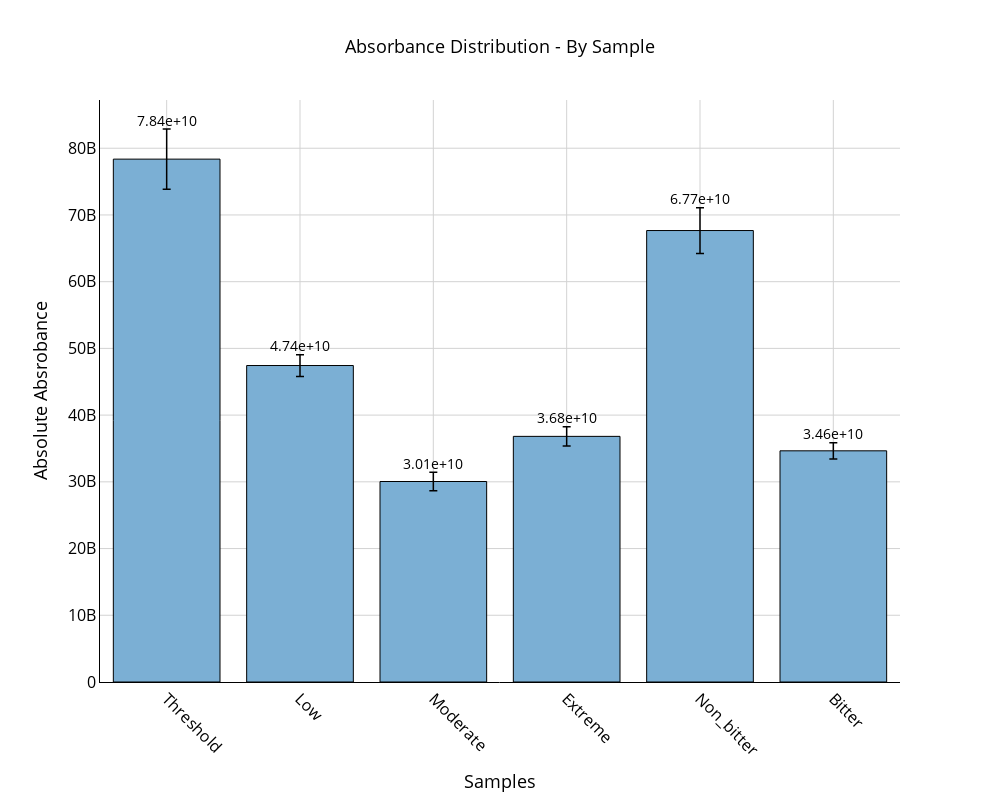
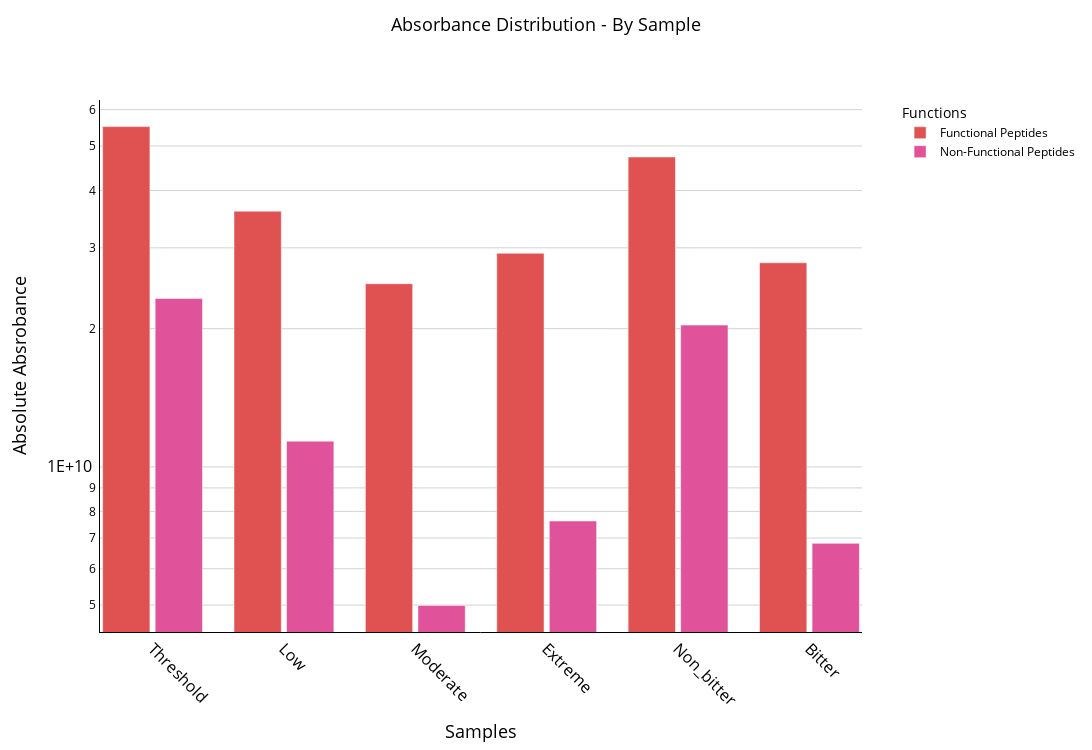
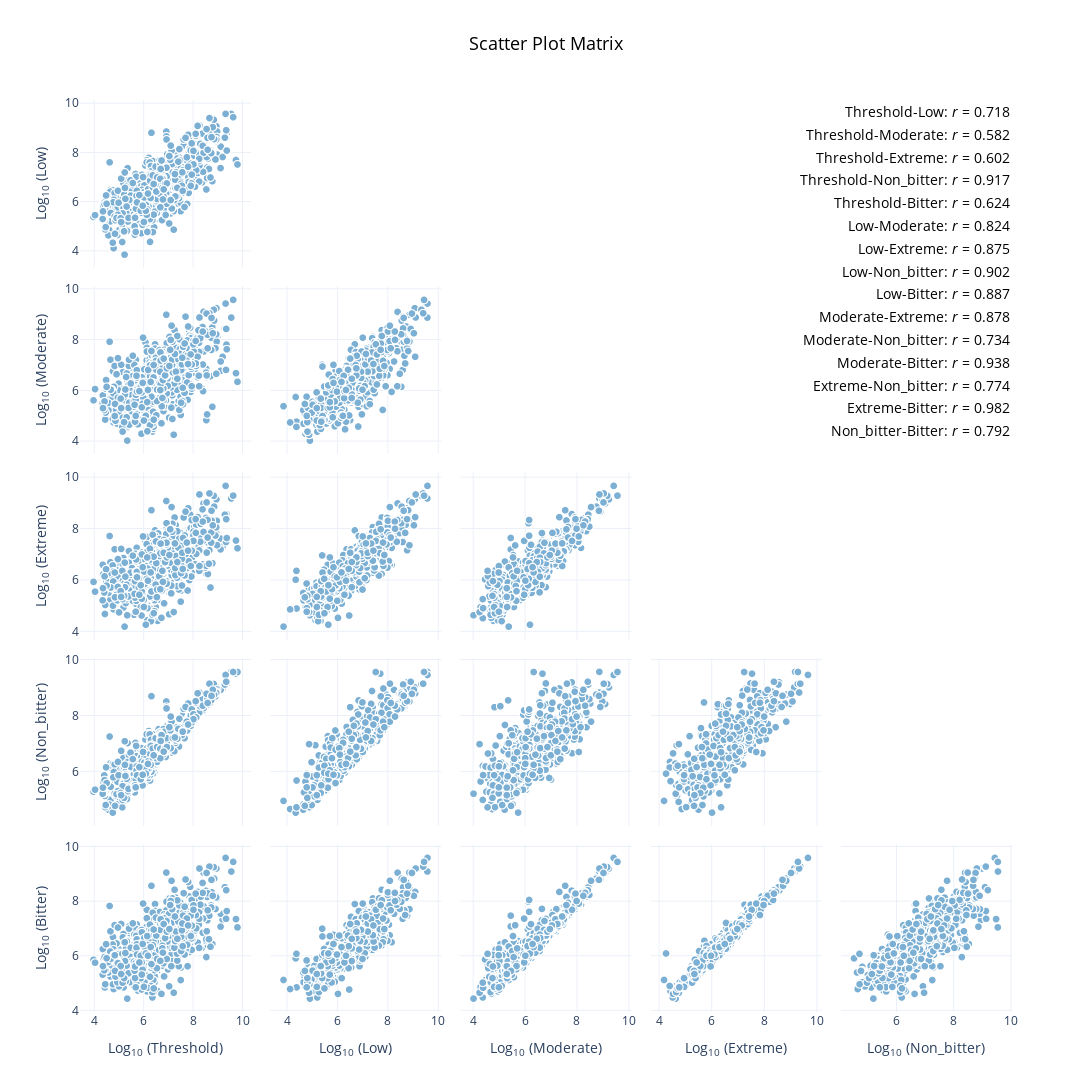

These figures' notebook cell, in order:
### Code cell
# Initialize the interface
data_transformer = DataTransformation()
data_transformer.setup_data_loading_ui()

# Create instances
data_handler = DataHandler(data_transformer)
data_handler.display_handler()

# Create Plotter
plotter = Plotter(data_transformer, data_handler)
plotter.display()

### Figure 1 — Plotly figure (JSON) as saved in the notebook; plotly's stock layout.template omitted (floating-point values rounded to 4 significant figures)
{"data": [{"error_y": {"array": [4502000000.0, 1629000000.0, 1373000000.0, 1454000000.0, 3427000000.0, 1227000000.0], "color": "#000000", "thickness": 1.5, "type": "data", "visible": true, "width": 4}, "hovertemplate": "Group: %{x}<br>Total Abundance: %{y:.2e}<br>SEM: %{error_y.array:.2e}<br><extra></extra>", "marker": {"color": "#7BAFD4", "line": {"color": "black", "width": 1}}, "name": "Total Absorbance", "type": "bar", "x": ["Threshold", "Low", "Moderate", "Extreme", "Non_bitter", "Bitter"], "y": [78370000000.0, 47430000000.0, 30050000000.0, 36820000000.0, 67670000000.0, 34650000000.0]}, {"hoverinfo": "none", "mode": "text", "showlegend": false, "text": ["7.84e+10", "4.74e+10", "3.01e+10", "3.68e+10", "6.77e+10", "3.46e+10"], "textfont": {"size": 14}, "textposition": "top center", "type": "scatter", "x": ["Threshold", "Low", "Moderate", "Extreme", "Non_bitter", "Bitter"], "y": [82870000000.0, 49060000000.0, 31420000000.0, 38270000000.0, 71090000000.0, 35880000000.0]}], "layout": {"font": {"color": "black"}, "height": 800, "margin": {"l": 100, "r": 100, "t": 100}, "showlegend": false, "title": {"font": {"color": "black", "size": 18}, "text": "Absorbance Distribution - By Sample", "x": 0.5, "xanchor": "center", "y": 0.95, "yanchor": "top"}, "width": 1000, "xaxis": {"gridcolor": "lightgray", "linecolor": "black", "linewidth": 1, "mirror": false, "showgrid": true, "showline": true, "tickangle": 45, "tickfont": {"size": 16}, "title": {"font": {"size": 18}, "text": "Samples"}, "zeroline": false}, "yaxis": {"gridcolor": "lightgray", "linecolor": "black", "linewidth": 1, "mirror": false, "showgrid": true, "showline": true, "tickfont": {"size": 16}, "title": {"font": {"size": 18}, "text": "Absolute Absrobance"}, "zeroline": false}}}

### Figure 2 — Plotly figure (JSON) as saved in the notebook; plotly's stock layout.template omitted (floating-point values rounded to 4 significant figures)
{"data": [{"hoverinfo": "text", "hovertext": ["Protein: Functional Peptides<br>Sample: Threshold<br>Summed Absorbance: 5.51e+10<br>Relative Contribution: 25.0%", "Protein: Functional Peptides<br>Sample: Low<br>Summed Absorbance: 3.61e+10<br>Relative Contribution: 16.3%", "Protein: Functional Peptides<br>Sample: Moderate<br>Summed Absorbance: 2.51e+10<br>Relative Contribution: 11.4%", "Protein: Functional Peptides<br>Sample: Extreme<br>Summed Absorbance: 2.92e+10<br>Relative Contribution: 13.2%", "Protein: Functional Peptides<br>Sample: Non_bitter<br>Summed Absorbance: 4.73e+10<br>Relative Contribution: 21.4%", "Protein: Functional Peptides<br>Sample: Bitter<br>Summed Absorbance: 2.78e+10<br>Relative Contribution: 12.6%"], "marker": {"color": "hsl(0.0,70%,60%)"}, "name": "Functional Peptides", "type": "bar", "width": 0.36, "x": [-0.2, 0.8, 1.8, 2.8, 3.8, 4.8], "y": [55100000000.0, 36060000000.0, 25060000000.0, 29190000000.0, 47300000000.0, 27830000000.0]}, {"hoverinfo": "text", "hovertext": ["Protein: Non-Functional Peptides<br>Sample: Threshold<br>Summed Absorbance: 2.33e+10<br>Relative Contribution: 31.3%", "Protein: Non-Functional Peptides<br>Sample: Low<br>Summed Absorbance: 1.14e+10<br>Relative Contribution: 15.3%", "Protein: Non-Functional Peptides<br>Sample: Moderate<br>Summed Absorbance: 4.99e+09<br>Relative Contribution: 6.7%", "Protein: Non-Functional Peptides<br>Sample: Extreme<br>Summed Absorbance: 7.62e+09<br>Relative Contribution: 10.2%", "Protein: Non-Functional Peptides<br>Sample: Non_bitter<br>Summed Absorbance: 2.04e+10<br>Relative Contribution: 27.4%", "Protein: Non-Functional Peptides<br>Sample: Bitter<br>Summed Absorbance: 6.81e+09<br>Relative Contribution: 9.2%"], "marker": {"color": "hsl(330.0,70%,60%)"}, "name": "Non-Functional Peptides", "type": "bar", "width": 0.36, "x": [0.2, 1.2, 2.2, 3.2, 4.2, 5.2], "y": [23270000000.0, 11380000000.0, 4992000000.0, 7623000000.0, 20360000000.0, 6814000000.0]}], "layout": {"barmode": "group", "height": 750, "hoverlabel": {"bgcolor": "white", "font": {"family": "Arial", "size": 12}}, "legend": {"font": {"color": "black", "size": 12}, "title": {"text": "Functions"}, "traceorder": "normal", "x": 1.05, "xanchor": "left", "y": 1, "yanchor": "top"}, "margin": {"l": 100, "r": 200, "t": 100}, "showlegend": true, "title": {"font": {"color": "black", "size": 18}, "text": "Absorbance Distribution - By Sample", "x": 0.5, "xanchor": "center", "y": 0.975, "yanchor": "top"}, "width": 1100, "xaxis": {"linecolor": "black", "linewidth": 1, "mirror": false, "showline": true, "tickangle": 45, "tickfont": {"color": "black", "size": 16}, "ticktext": ["Threshold", "Low", "Moderate", "Extreme", "Non_bitter", "Bitter"], "tickvals": [0, 1, 2, 3, 4, 5], "title": {"font": {"color": "black", "size": 18}, "text": "Samples"}}, "yaxis": {"exponentformat": "E", "gridcolor": "lightgray", "linecolor": "black", "linewidth": 1, "mirror": false, "showexponent": "all", "showgrid": true, "showline": true, "tickfont": {"color": "black", "size": 16}, "title": {"font": {"color": "black", "size": 18}, "text": "Absolute Absrobance"}, "type": "log", "zeroline": false}}}

### Figure 3 — Plotly figure (JSON) as saved in the notebook; plotly's stock layout.template omitted (floating-point values rounded to 4 significant figures; data arrays with more than 128 entries replaced by an {"elided": "..."} marker saying what was removed)
{"data": [{"customdata": {"elided": "759x3 str values"}, "diagonal": {"visible": false}, "dimensions": [{"label": "Log<sub>10</sub> (Threshold)", "values": {"elided": "759 float values"}}, {"label": "Log<sub>10</sub> (Low)", "values": {"elided": "759 float values"}}, {"label": "Log<sub>10</sub> (Moderate)", "values": {"elided": "759 float values"}}, {"label": "Log<sub>10</sub> (Extreme)", "values": {"elided": "759 float values"}}, {"label": "Log<sub>10</sub> (Non_bitter)", "values": {"elided": "759 float values"}}, {"label": "Log<sub>10</sub> (Bitter)", "values": {"elided": "759 float values"}}], "hovertemplate": "<b>Peptide ID:</b> %{customdata[0]}<br><b>Function:</b> %{customdata[1]}<br><b>Protein:</b> %{customdata[2]}<br><b>%{xaxis.title.text}:</b> %{x:.2f}<br><b>%{yaxis.title.text}:</b> %{y:.2f}<br><extra></extra>", "marker": {"color": "#7BAFD4", "line": {"color": "white", "width": 1}, "size": 8}, "name": "Correlation Matrix", "showlegend": false, "showupperhalf": false, "type": "splom"}], "layout": {"annotations": [{"align": "right", "bgcolor": "rgba(255, 255, 255, 0.0)", "font": {"color": "black", "size": 14}, "showarrow": false, "text": "Threshold-Low: <i>r</i> = 0.718", "x": 1, "xanchor": "right", "xref": "paper", "y": 1, "yanchor": "top", "yref": "paper"}, {"align": "right", "bgcolor": "rgba(255, 255, 255, 0.0)", "font": {"color": "black", "size": 14}, "showarrow": false, "text": "Threshold-Moderate: <i>r</i> = 0.582", "x": 1, "xanchor": "right", "xref": "paper", "y": 0.975, "yanchor": "top", "yref": "paper"}, {"align": "right", "bgcolor": "rgba(255, 255, 255, 0.0)", "font": {"color": "black", "size": 14}, "showarrow": false, "text": "Threshold-Extreme: <i>r</i> = 0.602", "x": 1, "xanchor": "right", "xref": "paper", "y": 0.95, "yanchor": "top", "yref": "paper"}, {"align": "right", "bgcolor": "rgba(255, 255, 255, 0.0)", "font": {"color": "black", "size": 14}, "showarrow": false, "text": "Threshold-Non_bitter: <i>r</i> = 0.917", "x": 1, "xanchor": "right", "xref": "paper", "y": 0.925, "yanchor": "top", "yref": "paper"}, {"align": "right", "bgcolor": "rgba(255, 255, 255, 0.0)", "font": {"color": "black", "size": 14}, "showarrow": false, "text": "Threshold-Bitter: <i>r</i> = 0.624", "x": 1, "xanchor": "right", "xref": "paper", "y": 0.9, "yanchor": "top", "yref": "paper"}, {"align": "right", "bgcolor": "rgba(255, 255, 255, 0.0)", "font": {"color": "black", "size": 14}, "showarrow": false, "text": "Low-Moderate: <i>r</i> = 0.824", "x": 1, "xanchor": "right", "xref": "paper", "y": 0.875, "yanchor": "top", "yref": "paper"}, {"align": "right", "bgcolor": "rgba(255, 255, 255, 0.0)", "font": {"color": "black", "size": 14}, "showarrow": false, "text": "Low-Extreme: <i>r</i> = 0.875", "x": 1, "xanchor": "right", "xref": "paper", "y": 0.85, "yanchor": "top", "yref": "paper"}, {"align": "right", "bgcolor": "rgba(255, 255, 255, 0.0)", "font": {"color": "black", "size": 14}, "showarrow": false, "text": "Low-Non_bitter: <i>r</i> = 0.902", "x": 1, "xanchor": "right", "xref": "paper", "y": 0.825, "yanchor": "top", "yref": "paper"}, {"align": "right", "bgcolor": "rgba(255, 255, 255, 0.0)", "font": {"color": "black", "size": 14}, "showarrow": false, "text": "Low-Bitter: <i>r</i> = 0.887", "x": 1, "xanchor": "right", "xref": "paper", "y": 0.8, "yanchor": "top", "yref": "paper"}, {"align": "right", "bgcolor": "rgba(255, 255, 255, 0.0)", "font": {"color": "black", "size": 14}, "showarrow": false, "text": "Moderate-Extreme: <i>r</i> = 0.878", "x": 1, "xanchor": "right", "xref": "paper", "y": 0.775, "yanchor": "top", "yref": "paper"}, {"align": "right", "bgcolor": "rgba(255, 255, 255, 0.0)", "font": {"color": "black", "size": 14}, "showarrow": false, "text": "Moderate-Non_bitter: <i>r</i> = 0.734", "x": 1, "xanchor": "right", "xref": "paper", "y": 0.75, "yanchor": "top", "yref": "paper"}, {"align": "right", "bgcolor": "rgba(255, 255, 255, 0.0)", "font": {"color": "black", "size": 14}, "showarrow": false, "text": "Moderate-Bitter: <i>r</i> = 0.938", "x": 1, "xanchor": "right", "xref": "paper", "y": 0.725, "yanchor": "top", "yref": "paper"}, {"align": "right", "bgcolor": "rgba(255, 255, 255, 0.0)", "font": {"color": "black", "size": 14}, "showarrow": false, "text": "Extreme-Non_bitter: <i>r</i> = 0.774", "x": 1, "xanchor": "right", "xref": "paper", "y": 0.7, "yanchor": "top", "yref": "paper"}, {"align": "right", "bgcolor": "rgba(255, 255, 255, 0.0)", "font": {"color": "black", "size": 14}, "showarrow": false, "text": "Extreme-Bitter: <i>r</i> = 0.982", "x": 1, "xanchor": "right", "xref": "paper", "y": 0.675, "yanchor": "top", "yref": "paper"}, {"align": "right", "bgcolor": "rgba(255, 255, 255, 0.0)", "font": {"color": "black", "size": 14}, "showarrow": false, "text": "Non_bitter-Bitter: <i>r</i> = 0.792", "x": 1, "xanchor": "right", "xref": "paper", "y": 0.65, "yanchor": "top", "yref": "paper"}], "height": 1200, "title": {"font": {"color": "black", "size": 18}, "text": "Scatter Plot Matrix", "x": 0.5, "xanchor": "center"}, "width": 1200}}
